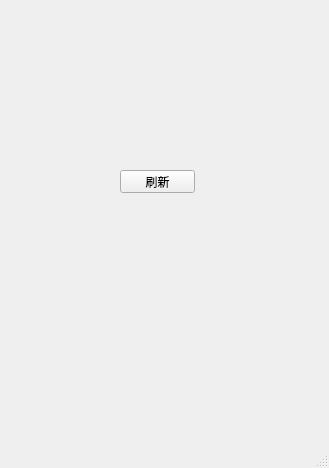
<?xml version="1.0" encoding="UTF-8"?>
<ui version="4.0">
 <class>MainWindow</class>
 <widget class="QMainWindow" name="MainWindow">
  <property name="geometry">
   <rect>
    <x>0</x>
    <y>0</y>
    <width>329</width>
    <height>468</height>
   </rect>
  </property>
  <property name="windowTitle">
   <string>MainWindow</string>
  </property>
  <widget class="QWidget" name="centralwidget">
   <widget class="QPushButton" name="pushButton">
    <property name="geometry">
     <rect>
      <x>120</x>
      <y>170</y>
      <width>75</width>
      <height>23</height>
     </rect>
    </property>
    <property name="text">
     <string>刷新</string>
    </property>
   </widget>
  </widget>
  <widget class="QMenuBar" name="menubar">
   <property name="geometry">
    <rect>
     <x>0</x>
     <y>0</y>
     <width>329</width>
     <height>23</height>
    </rect>
   </property>
  </widget>
  <widget class="QStatusBar" name="statusbar"/>
 </widget>
 <resources/>
 <connections/>
</ui>
